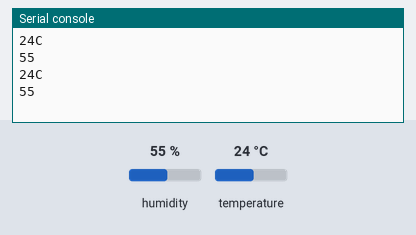
This program was run on a simulated MicroPython board. On the bench: the last lines printed to the serial console. The test bench sets the inputs (shaded band); at power-on: humidity 55 %, temperature 24 °C.

Above: at 1.2 s.
1.3 s: humidity set to 22 %
At 2.4 s:
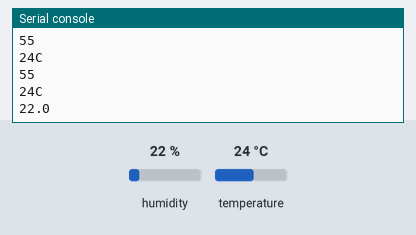
2.8 s: temperature set to 12 °C
At 3.9 s:
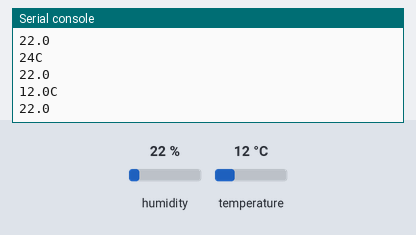
4.3 s: humidity set to 40 %
At 5.2 s:
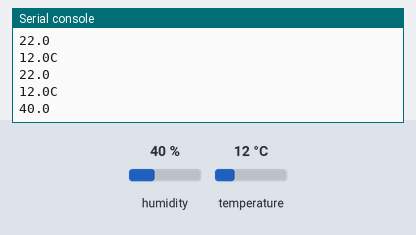
Timing chart, 0 to 7.3 s (numbered marks = the images above; inputs shaded):
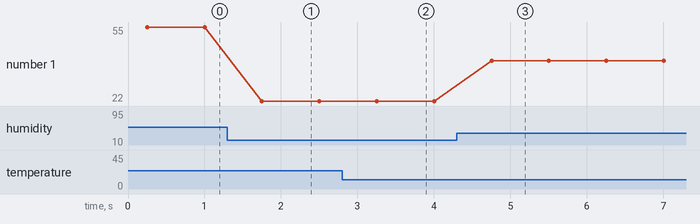

The program:

main.py
```python
from machine import I2C, Pin
from dht22 import DHT22
from time import sleep
import time

dht22=DHT22(Pin(15,Pin.IN,Pin.PULL_UP))

while True:
    T, H = dht22.read()
    print(str(T)+"C")
    print(str(H))
    time.sleep_ms(500)
```

Measured:
- after the input at 1.3 s, the serial console: prints a new line after 0.45 s (image 1)
- after the input at 2.8 s, the serial console: prints a new line after 0.45 s (image 2)
- after the input at 4.3 s, the serial console: prints a new line after 0.46 s (image 3)
- plotted number 1: 55 → 22 after the input at 1.3 s, 22 → 40 after the input at 4.3 s
